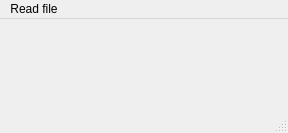
<?xml version="1.0" encoding="UTF-8"?>
<ui version="4.0">
 <class>MainWindow</class>
 <widget class="QMainWindow" name="MainWindow">
  <property name="geometry">
   <rect>
    <x>0</x>
    <y>0</y>
    <width>288</width>
    <height>133</height>
   </rect>
  </property>
  <property name="windowTitle">
   <string>MainWindow</string>
  </property>
  <widget class="QWidget" name="centralwidget">
   <layout class="QVBoxLayout" name="verticalLayout">
    <item>
     <widget class="QLabel" name="label">
      <property name="text">
       <string/>
      </property>
     </widget>
    </item>
    <item>
     <widget class="QLabel" name="label_2">
      <property name="text">
       <string/>
      </property>
     </widget>
    </item>
   </layout>
  </widget>
  <widget class="QMenuBar" name="menubar">
   <property name="geometry">
    <rect>
     <x>0</x>
     <y>0</y>
     <width>288</width>
     <height>21</height>
    </rect>
   </property>
   <widget class="QMenu" name="menuRead_file">
    <property name="title">
     <string>Read file</string>
    </property>
    <addaction name="actionOpen_file"/>
   </widget>
   <addaction name="menuRead_file"/>
  </widget>
  <widget class="QStatusBar" name="statusbar"/>
  <action name="actionOpen_file">
   <property name="text">
    <string>Open file</string>
   </property>
  </action>
 </widget>
 <resources/>
 <connections/>
</ui>
